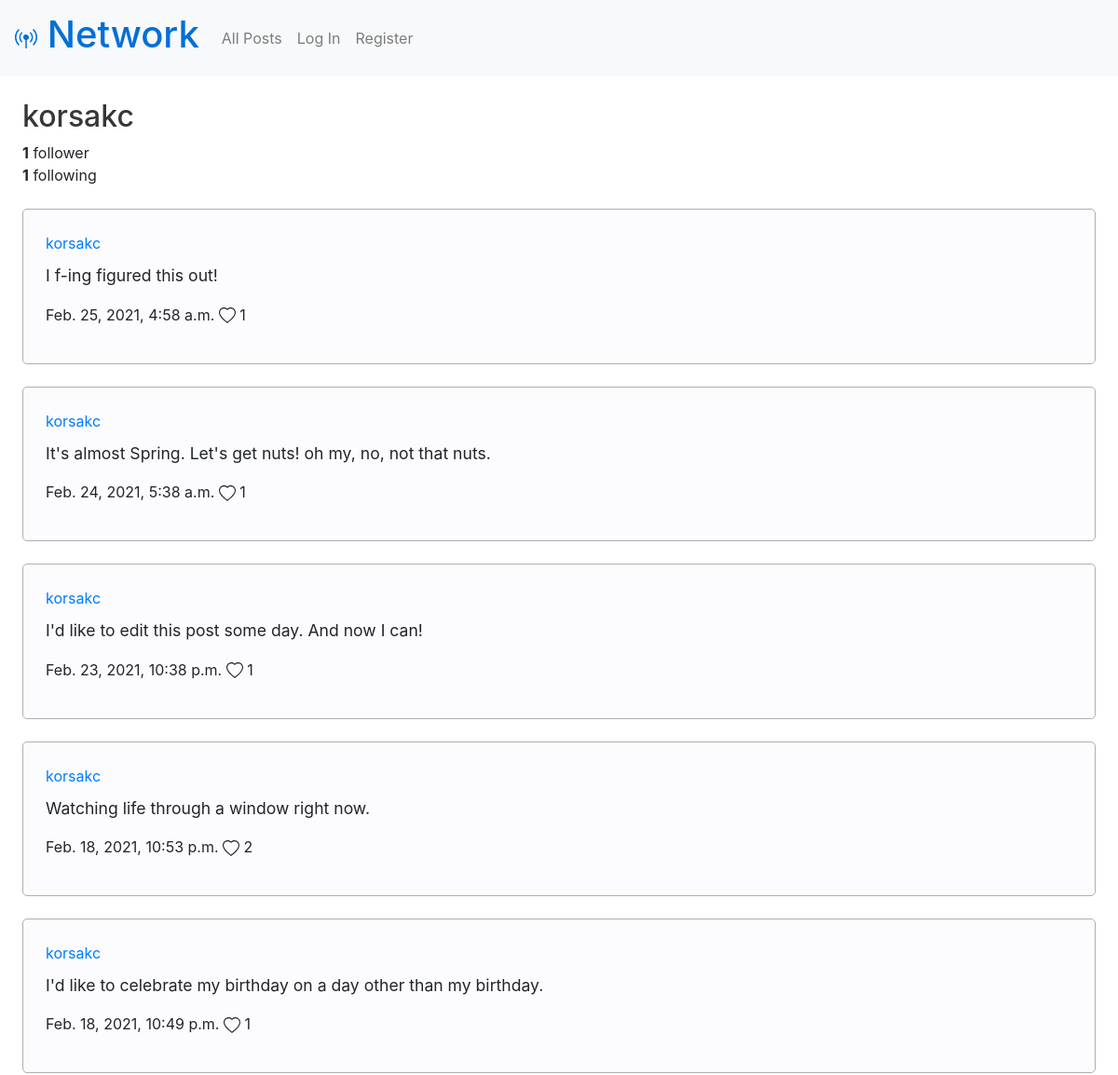
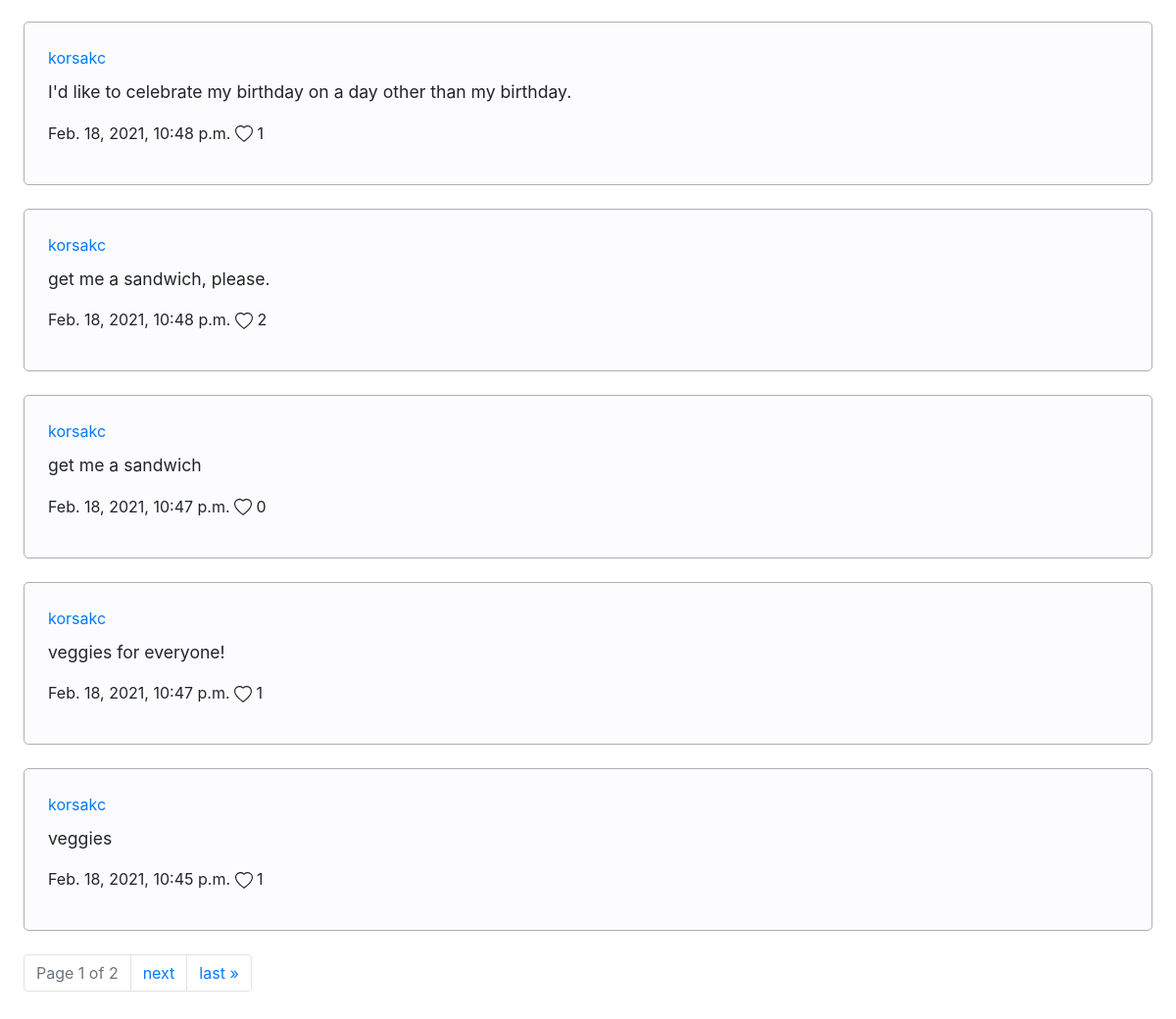
/profile/korsakc, run on the app's committed database (2 pictures, top to bottom).
### network/models.py (models this page shows, shortened)
class User(AbstractUser):
  followers = models.ManyToManyField('User', blank=True, related_name="following")

class Post(models.Model):
  creator = models.ForeignKey(User, on_delete=models.CASCADE)
  date = models.DateTimeField(auto_now_add=True)
  text = models.CharField(max_length=280)
  likes = models.ManyToManyField(User, blank=True, related_name="likedbyuser")

### network/views.py (the view)
# urls.py: path("profile/<str:username>", views.profile, name="profile"),
def profile(request, username):
  user = request.user
  profile = User.objects.get(username=username)
  followerCount = profile.followers.all().count()
  followingCount = profile.following.all().count()
  profileUsername = profile.username
  profilePosts = Post.objects.filter(creator=profile).order_by('-date')
  paginator = Paginator(profilePosts, 10) # Show 10 posts per page.
  page_number = request.GET.get('page')
  page_obj = paginator.get_page(page_number)
  if request.user.is_authenticated:
    if user.following.filter(username=username):
      followMessage = "Unfollow"
    else:
      followMessage = "Follow"
    return render(request, "network/profile.html", {
      "profileUsername": profileUsername,
      'page_obj': page_obj,
      "followerCount": followerCount,
      "followingCount": followingCount,
      "followMessage": followMessage
    })
  else:
    return render(request, "network/profile.html", {
      "profileUsername": profileUsername,
      'page_obj': page_obj,
      "followerCount": followerCount,
      "followingCount": followingCount,
    })

### network/templates/network/profile.html (shortened to what this page needs)
{% extends "network/layout.html" %}
{% load static %}
{% block body %}
  <section class="left-align">
    <h2>{{ profileUsername }}</h2>
    <p class="follow-count"><strong>{{ followerCount }}</strong>{% if followerCount == 1 %} follower {% else %} followers {% endif %}</p>
    <p class="follow-count"><strong>{{ followingCount }}</strong> following</p>
  </section>
  <section>
    {% for post in page_obj %}
      <div class="post" id="{{ post.id }}">
        <a href="{% url 'profile' post.creator.username %}">{{ post.creator.username }}</a>
        <p class='post-text'>{{ post.text }}</p>
        <p>
          <span>{{ post.date }}</span>
          <span id="likes-post-{{ post.id }}">
            {{ post.likes.count }}
          </span>
        </p>
      </div>
    {% endfor %}
  </section>
  <nav class="pagination left-align">
    <ul class="pagination">
        <li class="page-item disabled">
          <a class="page-link" aria-disabled="true">
            Page {{ page_obj.number }} of {{ page_obj.paginator.num_pages }}
          </a>
        </li>
      {% if page_obj.has_next %}
        <li class="page-item"><a class="page-link" href="?page={{ page_obj.next_page_number }}">next</a></li>
        <li class="page-item"><a class="page-link" href="?page={{ page_obj.paginator.num_pages }}">last &raquo;</a></li>
      {% endif %}
    </ul>
  </nav>
{% endblock %}

### network/static/network/styles.css (style rules this page uses)
h2 { color: rgb(55, 55, 55); }
div.post, .credentials { border: 1px solid rgb(175, 175, 175); border-radius: 5px; padding: 2%; margin: 2%; background-color: rgb(252, 252, 254); }
.left-align { margin: 2%; }
.follow-count { margin: 0; padding: 0; }
.post-text { margin-top: 10px; font-size: 1.1em; }

### data on the page
User: username "korsakc"
Post: creator.username "korsakc", text "I f-ing figured this out!", date "Feb. 25, 2021, 4:58 a.m.", likes.count "1"
Post: creator.username "korsakc", text "It's almost Spring. Let's get nuts! oh my, no, not that nuts.", date "Feb. 24, 2021, 5:38 a.m.", likes.count "1"
Post: creator.username "korsakc", text "I'd like to edit this post some day. And now I can!", date "Feb. 23, 2021, 10:38 p.m.", likes.count "1"
Post: creator.username "korsakc", text "Watching life through a window right now.", date "Feb. 18, 2021, 10:53 p.m.", likes.count "2"
Post: creator.username "korsakc", text "I'd like to celebrate my birthday on a day other than my birthday.", date "Feb. 18, 2021, 10:49 p.m.", likes.count "1"
Post: creator.username "korsakc", text "I'd like to celebrate my birthday on a day other than my birthday.", date "Feb. 18, 2021, 10:48 p.m.", likes.count "1"
Post: creator.username "korsakc", text "get me a sandwich, please.", date "Feb. 18, 2021, 10:48 p.m.", likes.count "2"
Post: creator.username "korsakc", text "get me a sandwich", date "Feb. 18, 2021, 10:47 p.m.", likes.count "0"
Post: creator.username "korsakc", text "veggies for everyone!", date "Feb. 18, 2021, 10:47 p.m.", likes.count "1"
Post: creator.username "korsakc", text "veggies", date "Feb. 18, 2021, 10:45 p.m.", likes.count "1"

### other printed values
{{ followerCount }} "1"
{{ followingCount }} "1"
{{ page_obj.number }} "1"
{{ page_obj.paginator.num_pages }} "2"
